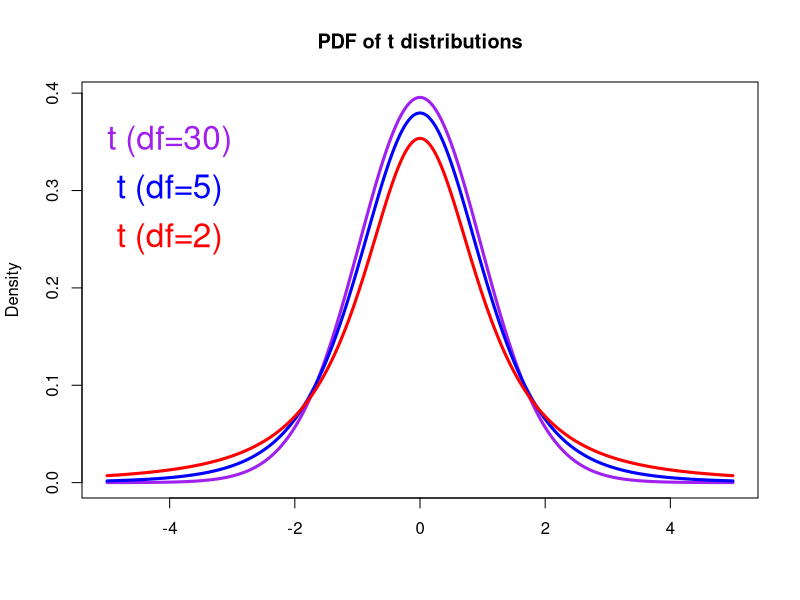
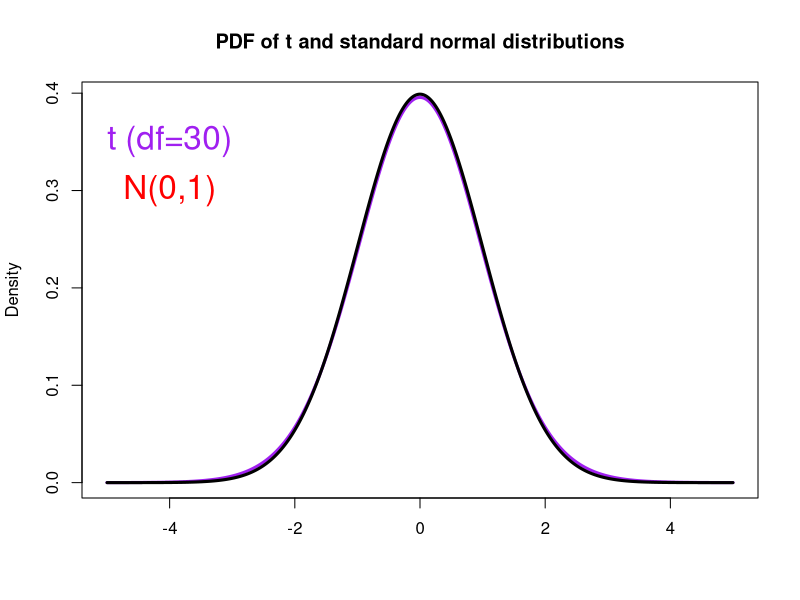

Generate these figures, in order, with R:
## ---- chunk 1
library(ggpubr)
library(nortest)
## ---- chunk 2
# Sample
Sample   <- c(78, 83, 68, 72, 88)

# Baseline
Baseline <- 70

# Error
Error    <- Sample - Baseline

# Instrument error SD
SD       <- 10

# Get Z-ratio
Z        <- mean(Error)/SD

# Find the one-side p-value
# The pnorm function gives the Cumulative Distribution Function (CDF) 
# of the Normal distribution in R, which is the probability that 
# the variable takes a value lower or equal to a threshold (here Z).
# Here we that 1-pnorm to get the probability that the 
# variable takes a value higher than the threshold (Z).
P_value   <- 1 - pnorm(Z, mean=0, sd=1)

print(P_value)
## ---- chunk 3

# Make a vector from -5 to 5, with a step of 0.01 
x        <- seq(-5.0, 5.0, by=0.01)

# Compute the density for each element in x
# Set the degrees of freedom to be 30
density1 <- dt(x, df=30)

# Plot Density
plot(x, density1, col="purple", xlab="", ylab="Density", 
     type="l", lwd=3, cex=2, 
     xlim=c(-5.0, 5.0),
     main="PDF of t distributions")

# Compute and plot the density from another t distribution
# Set the degrees of freedom to be 5
density2  <- dt(x, df=5)
lines(x, density2, col="blue", xlab="", ylab="Density", 
      type="l", lwd=3, cex=2)

# Compute and plot the density from another t distribution
density3  <- dt(x, df=2)
lines(x, density3, col="red", xlab="", ylab="Density", 
      type="l", lwd=3, cex=2)

# Add legends
text(-4, 0.35, "t (df=30)", col="purple",   cex=2)
text(-4, 0.30, "t (df=5)", col="blue",  cex=2)
text(-4, 0.25, "t (df=2)", col="red", cex=2)

## ---- chunk 4

# Plot Density
plot(x, density1, col="purple", xlab="", ylab="Density", 
     type="l", lwd=3, cex=2, 
     xlim=c(-5.0, 5.0),
     main="PDF of t and standard normal distributions")

# Compute and plot the density from the normal distribution
density4  <- dnorm(x, mean = 0, sd = 1)
lines(x, density4, col="black", xlab="", ylab="Density", 
      type="l", lwd=3, cex=2)

text(-4, 0.35, "t (df=30)", col="purple",   cex=2)
text(-4, 0.30, "N(0,1)", col="red", cex=2)

## ---- chunk 5
# Sample
Sample   <- c(78, 83, 68, 72, 88)

# Baseline
Baseline <- 70

# Error
Error    <- Sample - Baseline

# Get sample size and degrees of freedom
n        <- length(Error)
df       <- n - 1

# SE of the average
SE       <- sd(Error)/sqrt(n)

# Get t-ratio
t        <- mean(Error)/SE

# Find the one-side p-value
# The pt function gives the Cumulative Distribution Function (CDF) 
# of the Student's t distribution in R, which is the probability that 
# the variable takes a value lower or equal to a threshold (here t).
# Here we that 1-pt to get the probability that the 
# variable takes a value higher than the threshold (t).
P_value  <- 1 - pt(t, df=df)

print(P_value)
## ---- chunk 6
# Sample
Sample   <- c(78, 83, 68, 72, 88)

# Call t.test function
# Here we compare the sample average with a known mean (70)
# Since H1 states a positive bias, 
# we need to compute the one-side p-value
t.test(Sample, mu=70, alternative ="greater")
